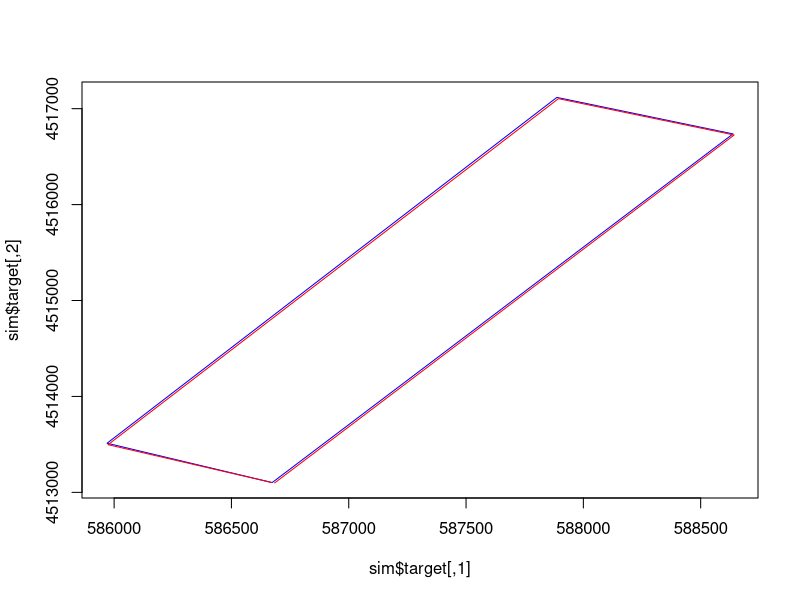

Recreate this plot in R.
require(MASS)


# ----------------------------------------------------------------------
# Perfect State Information Linear Quadratic Controller
# ----------------------------------------------------------------------
#' perfect.info.lqr
#' 
#' Steer the system towards a target state, optimizing for quadratic loss.
#'
#' @param target (numeric matrix) Target state at each iteration (equivalent to 1 min)
#' @param params (list) Deterministic model parameters. Consists of symmetric weighting matrices \code{Q} and \code{R}.
#' @param noise.model (list) Model from which the noise is drawn, stochastic part of AR1 model. Consists of a function \code{draw} that returns draws and the parameters \code{mean} and \code{var} of the model.
#' @param AR_coef (matrix) Coefficients to build the deterministic part of a AR1 model 
#' @param WR (vector) Vector ratio to transform from wind velocity to shift in position during a 1 min interval
#' @param w_ini Initial Wind speed in time 0 (m/s)
#' @return A list with following elements: target, state, controls, noise, loss
#' @export
#' @import MASS
#' @examples
#' # set target trajectory
#' target <- matrix(c(1, 1, 1, -1, -1, -1, -1, 1, 1, 1),
#'     nrow = 5,
#'     ncol = 2,
#'     byrow = TRUE
#'     )
#'
#' # run
#' sim <- perfect.info.lqr(
#'     target,
#'     list(Q = diag(1, 2, 2), R = diag(0, 2, 2)),
#'     list(draw = gaussian.noise, mean = rep(0, 2), var = diag(0.01, 2, 2))
#'     )
#'

perfect.info.lqr <- function(target, params, noise.model,AR_coef,WR=0,w_ini=0) {
    
    # math
    .policy <- function(x, K, Q, R, mean.noise, WR)
        -solve(R + K) %*% K %*% (x + WR*mean.noise)
    .dynamics <- function(x, u, w, WR)
        x + u + WR* w
    .riccati.eqn <- function(K, Q, R)
        K -  K %*% solve(K + R) %*% K + Q
    .loss <- function(X, U, Q, R)
        sum(apply(X, 1, function(x) x %*% Q %*% x)) + sum(apply(U, 1, function(u) u %*% R %*% u))

    # preprocess
    niter <- dim(target)[1]
    dims <- dim(target)[2]
    target <- target
    state <- matrix(nrow = niter, ncol = dims)
    state[1,] <- target[1,]
    controls <- matrix(nrow = niter - 1, ncol = dims)
    noise <- noise.model$draw(niter - 1, noise.model$mean, noise.model$var)
    params$K <- list(params$Q)
    for (i in (2:niter))
        params$K[[i]] <- .riccati.eqn(params$K[[i-1]], params$Q, params$R)
    wind<-matrix(nrow = niter, ncol = dims)
    wind[1,]<-w_ini
        
    # run simulation
    for (i in 1:(niter - 1)) {
        # expected estimate of wind (expected value of stochastic part is 0)
        wind[i+1,]<- AR_coef[1,]+AR_coef[2,]*wind[i,1]+AR_coef[3,]*wind[i,2]
                    
        # compute optimal step
        controls[i,] <- .policy(
            state[i,] - target[i + 1,],
            params$K[[niter - i]],
            params$Q,
            params$R,
            wind[i+1,], #deterministic part of wind AR1
            WR
            )

        # simulate next waypoint
        # here change to real values of wind if we want to see what happened really
        # realization of wind: deterministic + stochastic
        wind[i+1,]<- wind[i+1,]+noise[i,]
        state[i + 1,] <- .dynamics(state[i,], controls[i,], 
                wind[i+1], 
                WR)
        
    }

    # compute loss
    loss <- .loss(target - state, controls, params$Q, params$R)

    return(list(
        target = target,
        state = state,
        controls = controls,
        noise = noise,
        loss = loss
        ))
}


gaussian.noise <- function(n, mean, var) {
    return(mvrnorm(n, mean, var))
}





# TESTING CODE
target <- matrix(
    c(1, 1, 1, -1, -1, -1, -1, 1, 1, 1),
    nrow = 5,
    ncol = 2,
    byrow = TRUE
    )

sim <- perfect.info.lqr(
    target,
    list(Q = diag(1, 2, 2), R = diag(0, 2, 2)),
    list(draw = gaussian.noise, mean = rep(0, 2), var = diag(0.01, 2, 2)),
    matrix(0,3,2)
    )


# TESTING with real NY wind covariance model (still autoregressive AR1 not included)
cov<- as.matrix(read.csv("cov_wind_residuals.csv")[,2:3]) # To build the gaussian shocks
coefs<-as.matrix(read.csv("coefs_AR1_wind.csv")[,2:3]) # coefs of the AR1 model
real_wind<-read.csv("CPNY_wind_NYeve.csv",stringsAsFactors =F)
index<-which(real_wind$date=="2009-12-31 23:30:00")
real_wind<-as.matrix(real_wind[index:(index+60),3:4]) #wind Central Park NYeve
W<-rep(60*0.2,2) # 20% ratio shift, applied during 60 s
# wx column: linear model wind speed prediction axis x in m/s according to wx(t-1) and wy(t-1)
# wy column: same but axis y
# Note the autorregressive parameters are persistant in the same axis basically

# Central Park Rectangle, UTM 18T coordinates, starting at southern point and going clockwise
target <- matrix(
    c(586673.4, 4513101.97, 
      585969.8, 4513512.3,
      587886.85, 4517117.2,
      588637.65, 4516736.65,
      586673.4, 4513101.97),
    nrow = 5,
    ncol = 2,
    byrow = TRUE
    )

sim <- perfect.info.lqr(
    target,
    list(Q = diag(1, 2, 2), R = diag(0, 2, 2)),
    list(draw = gaussian.noise, mean = rep(0,2), var = cov),
    coefs,
    W,
    real_wind[1,]
    )

plot(sim$target,type="l",col="blue")
lines(sim$state,type="l",col="red")


